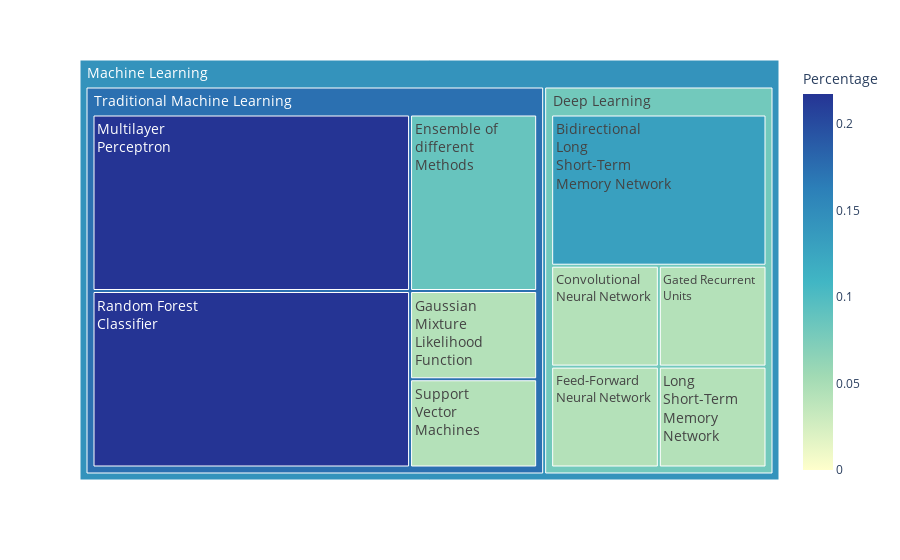

The code cell stored with this chart in its notebook:
### Code cell
import plotly.express as px
import pandas as pd

# Data for the treemap with additional hierarchy
data = pd.DataFrame({
    'Theme': ['Machine Learning'] * 10,
    'Type': [
        'Traditional Machine Learning', 'Traditional Machine Learning', 'Traditional Machine Learning', 
        'Traditional Machine Learning', 'Traditional Machine Learning', 
        'Deep Learning', 'Deep Learning', 'Deep Learning', 'Deep Learning', 'Deep Learning'
    ],
    'Category': [
        'Random Forest<br>Classifier', 'Multilayer<br>Perceptron', 'Ensemble of<br>different<br>Methods', 
        'Support<br>Vector<br>Machines', 'Gaussian<br>Mixture<br>Likelihood<br>Function', 
        'Bidirectional<br>Long<br>Short-Term<br>Memory Network', 'Feed-Forward<br>Neural Network', 
        'Convolutional<br>Neural Network', 'Gated Recurrent<br>Units', 'Long<br>Short-Term<br>Memory<br>Network'
    ],
    'Percentage': [
        0.2174, 0.2174, 0.087, 0.0435, 0.0435, 0.1304, 0.0435, 0.0435, 0.0435, 0.0435
    ]
})

# Creating the treemap
fig = px.treemap(
    data,
    path=['Theme', 'Type', 'Category'],
    values='Percentage',
    color='Percentage',
    #color_continuous_scale=['#f0f9e8', '#bae4bc', '#7bccc4', '#43a2ca', '#0868ac'],
    color_continuous_scale=['#ffffcc', '#a1dab4', '#41b6c4', '#2c7fb8', '#253494'],
    range_color=[0, max(data['Percentage'])]
)

# Update text properties for all traces

fig.update_traces(
    textinfo='label',
    textfont_size=14,
)

# Display the figure
fig.show()

#fig.write_image(Path/to/treemap_techniques.svg")

### Figure 1 — Plotly figure (JSON) as saved in the notebook; plotly's stock layout.template omitted (floating-point values rounded to 4 significant figures)
{"data": [{"branchvalues": "total", "customdata": [[0.1304], [0.0435], [0.087], [0.0435], [0.0435], [0.0435], [0.0435], [0.2174], [0.2174], [0.0435], [0.08073], [0.1739], [0.1429]], "domain": {"x": [0, 1], "y": [0, 1]}, "hovertemplate": "labels=%{label}<br>Percentage_sum=%{value}<br>parent=%{parent}<br>id=%{id}<br>Percentage=%{color}<extra></extra>", "ids": ["Machine Learning/Deep Learning/Bidirectional<br>Long<br>Short-Term<br>Memory Network", "Machine Learning/Deep Learning/Convolutional<br>Neural Network", "Machine Learning/Traditional Machine Learning/Ensemble of<br>different<br>Methods", "Machine Learning/Deep Learning/Feed-Forward<br>Neural Network", "Machine Learning/Deep Learning/Gated Recurrent<br>Units", "Machine Learning/Traditional Machine Learning/Gaussian<br>Mixture<br>Likelihood<br>Function", "Machine Learning/Deep Learning/Long<br>Short-Term<br>Memory<br>Network", "Machine Learning/Traditional Machine Learning/Multilayer<br>Perceptron", "Machine Learning/Traditional Machine Learning/Random Forest<br>Classifier", "Machine Learning/Traditional Machine Learning/Support<br>Vector<br>Machines", "Machine Learning/Deep Learning", "Machine Learning/Traditional Machine Learning", "Machine Learning"], "labels": ["Bidirectional<br>Long<br>Short-Term<br>Memory Network", "Convolutional<br>Neural Network", "Ensemble of<br>different<br>Methods", "Feed-Forward<br>Neural Network", "Gated Recurrent<br>Units", "Gaussian<br>Mixture<br>Likelihood<br>Function", "Long<br>Short-Term<br>Memory<br>Network", "Multilayer<br>Perceptron", "Random Forest<br>Classifier", "Support<br>Vector<br>Machines", "Deep Learning", "Traditional Machine Learning", "Machine Learning"], "marker": {"coloraxis": "coloraxis", "colors": [0.1304, 0.0435, 0.087, 0.0435, 0.0435, 0.0435, 0.0435, 0.2174, 0.2174, 0.0435, 0.08073, 0.1739, 0.1429]}, "name": "", "parents": ["Machine Learning/Deep Learning", "Machine Learning/Deep Learning", "Machine Learning/Traditional Machine Learning", "Machine Learning/Deep Learning", "Machine Learning/Deep Learning", "Machine Learning/Traditional Machine Learning", "Machine Learning/Deep Learning", "Machine Learning/Traditional Machine Learning", "Machine Learning/Traditional Machine Learning", "Machine Learning/Traditional Machine Learning", "Machine Learning", "Machine Learning", ""], "textfont": {"size": 14}, "textinfo": "label", "type": "treemap", "values": [0.1304, 0.0435, 0.087, 0.0435, 0.0435, 0.0435, 0.0435, 0.2174, 0.2174, 0.0435, 0.3044, 0.6088, 0.9132]}], "layout": {"coloraxis": {"cmax": 0.2174, "cmin": 0, "colorbar": {"title": {"text": "Percentage"}}, "colorscale": [[0, "#ffffcc"], [0.25, "#a1dab4"], [0.5, "#41b6c4"], [0.75, "#2c7fb8"], [1, "#253494"]]}, "legend": {"tracegroupgap": 0}, "margin": {"t": 60}}}
